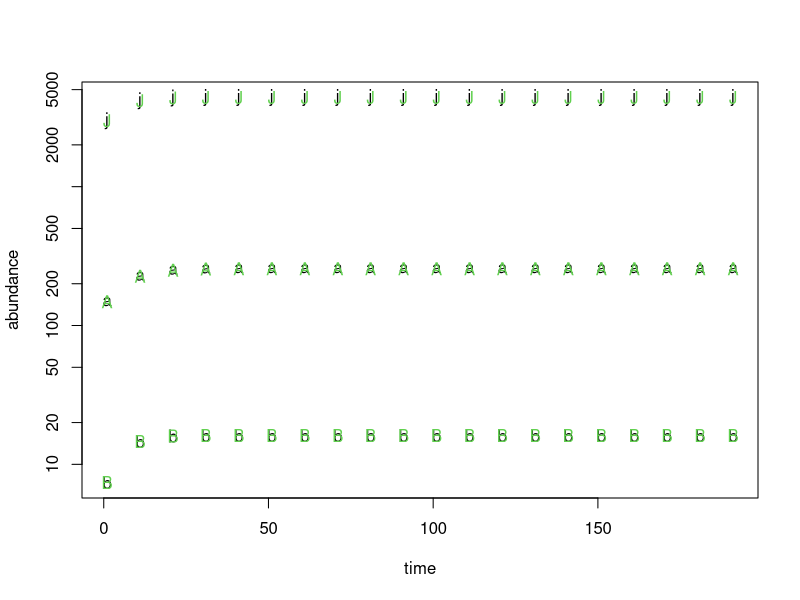
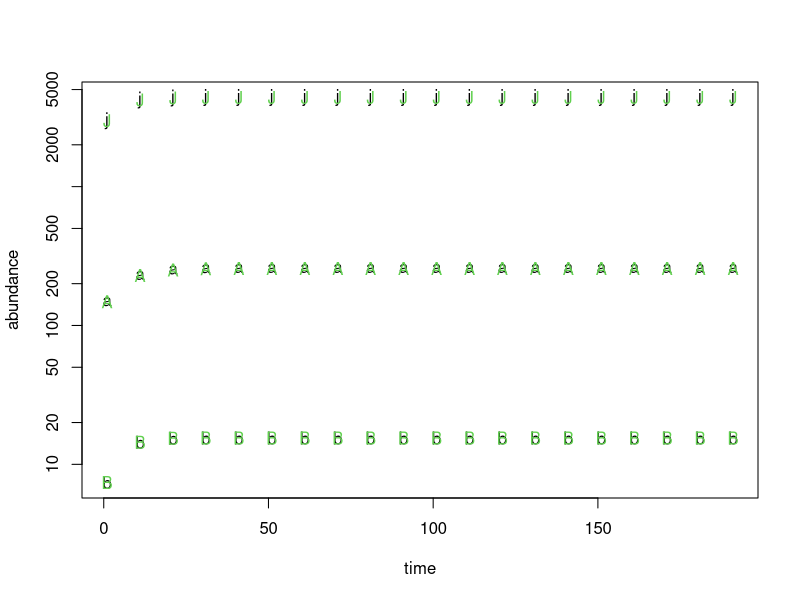
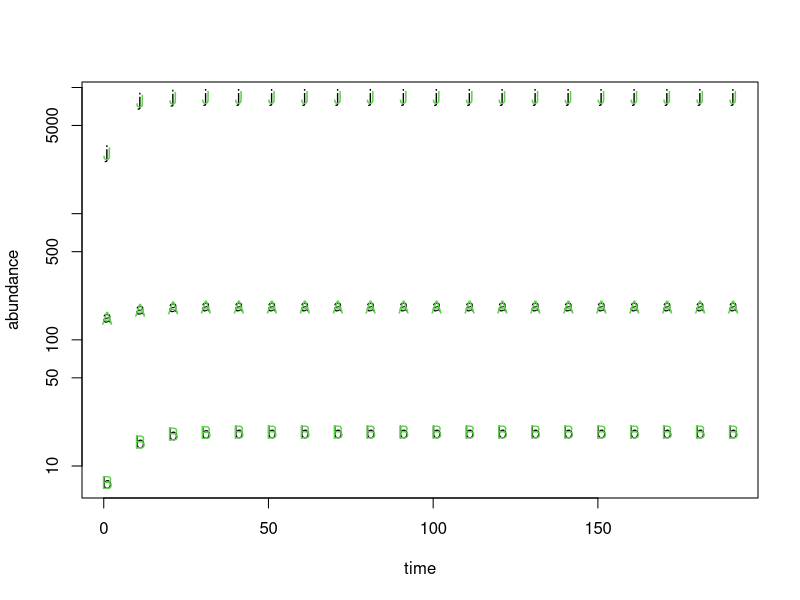
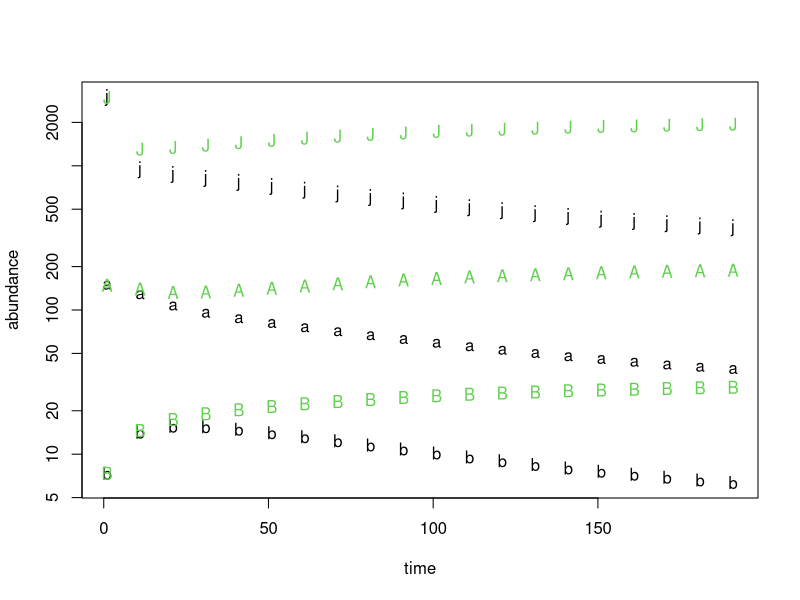
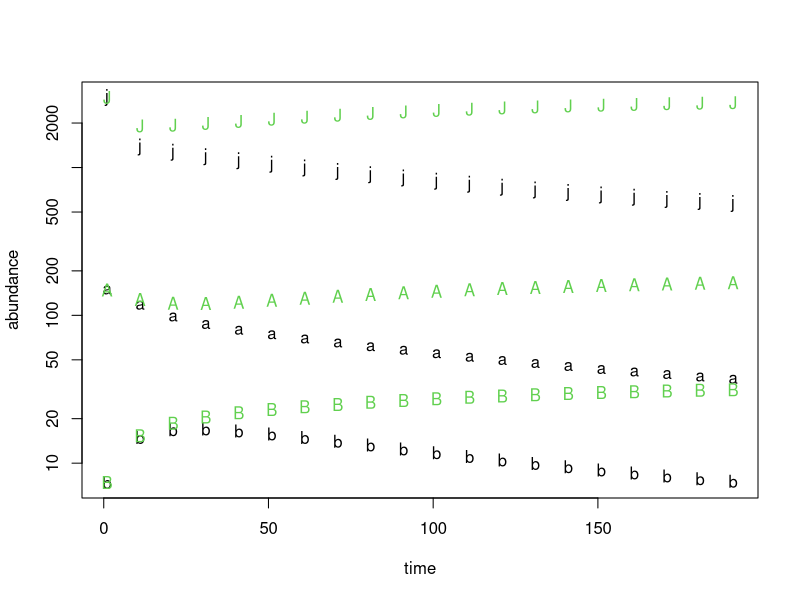
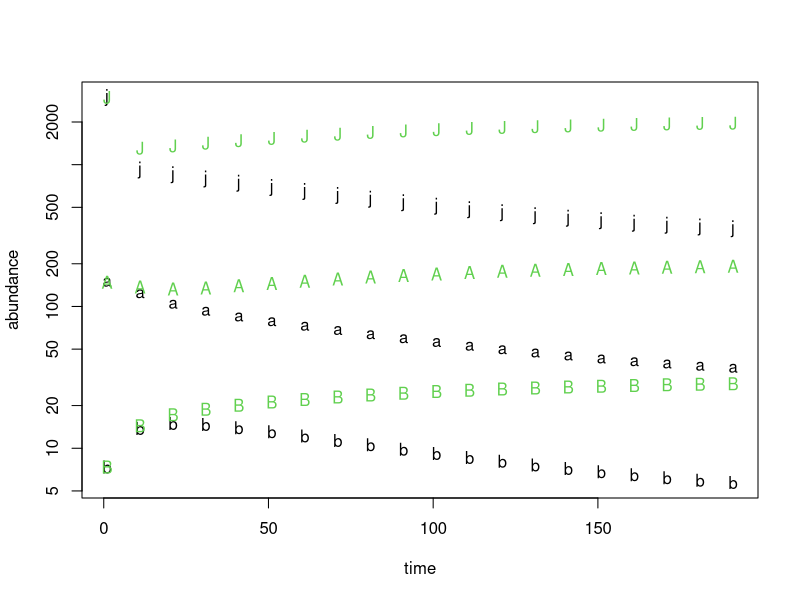
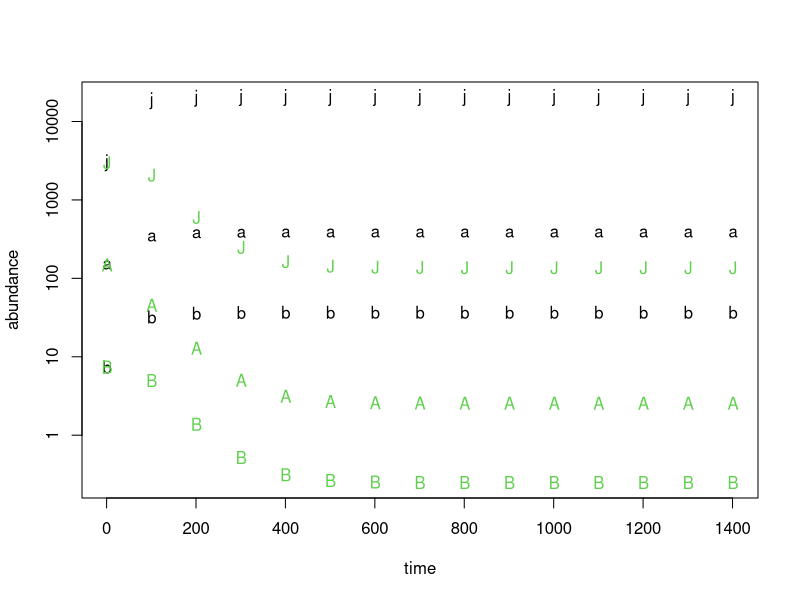
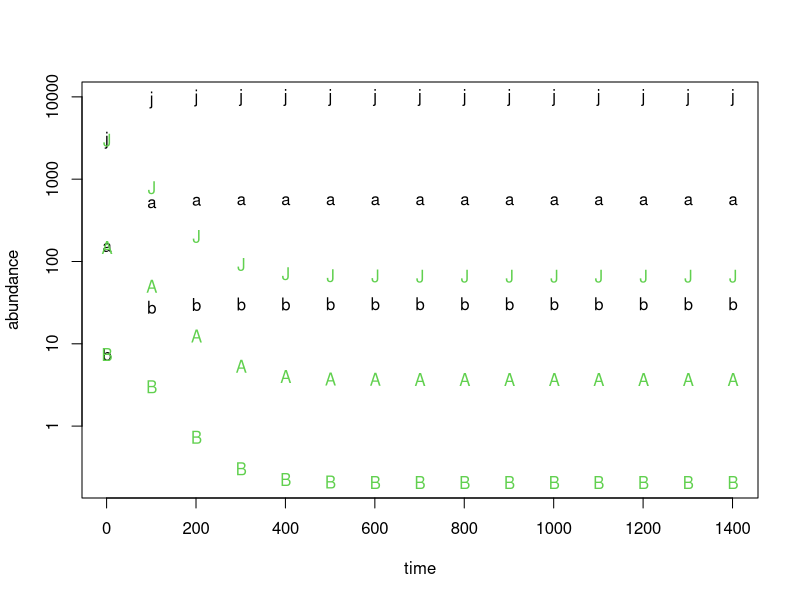

Here is the R script that generated these plots, in order:
######################################################################################
# JAB model simulations                       ---------------------------------------
######################################################################################


# Library -----------------------------------------------------------------
library(deSolve)


# Different versions of the JAB model wrapped into functions ----------------------------------
## Here, we show three versions of the JAB model
## 1) the originally proposed iterateJAB()
## 2) an altered JAB model based on the reviewer's suggestions iterateJAB2()
## 3) for comparison an ODE version, calculateOdeJAB(), which can be numerically integrated with deSolve


## 1) Originally proposed JAB model
iterateJAB <- function(time, ## vector of times
                       state_0, ## vector of initial species states.
                       par){
  
  b <- par$b
  c_a <- par$c_a
  c_b <- par$c_b
  c_j <- par$c_j
  g <- par$g
  h <- par$h
  l <- par$l
  r <- par$r
  s <- par$s
  
  ba_a_avg <- 0.5
  ba_a_upper <- 0.7
  
  ## Set the count variables
  n <- length(r) # no. of species
  
  times_intern <- 1:max(time)
  n_times <- length(times_intern)
  
  # Prepare a state matrix
  whichstage <- rep(1:3, each = n)
  State <- matrix(rep(state_0, times = n_times), nrow = n_times, byrow = T)
  
  ## Here comes the model.
  for (t in 2:n_times) {
    
    ## States at t-1
    J <- State[t-1, whichstage == 1]
    A <- State[t-1, whichstage == 2]
    B <- State[t-1, whichstage == 3]
    
    ## The total basal area of big trees
    BA <- A * ba_a_avg + B
    BA_sum <- sum(BA)
    
    J_t <- (r*BA + l + J - g*J) / (1 + c_j*sum(J) + s*BA_sum) # count of juveniles J
    A_t <-  (g*J + A - h*A) / (1 + c_a*BA_sum) # count of small adults
    A_ba <- A * h * ba_a_upper # Basal area of small adults A. Conversion by multiplication with basal area of State exit (based on upper dhh boundary of the class)
    B_t <- (1+b)*(A_ba + B) / (1 + c_b*BA_sum)  # basal area of big adults B
    
    State[t, ] <- c(J_t, A_t, B_t)
  }
  
  whichtimes <- match(time, times_intern)
  State <- State[whichtimes,]
  State <- cbind(time = whichtimes, State)

  return(State)
}


## 2) Altered JAB model with limitation only acting on the state
iterateJAB2 <- function(time, ## vector of times
                        state_0, ## vector of initial species states.
                        par){
  
  b <- par$b
  c_a <- par$c_a
  c_b <- par$c_b
  c_j <- par$c_j
  g <- par$g
  h <- par$h
  l <- par$l
  r <- par$r
  s <- par$s
  # m <- par$m
  
  ba_a_avg <- 0.5
  ba_a_upper <- 0.7
  
  ## Set the count variables
  n <- length(r) # no. of species
  
  times_intern <- 1:max(time)
  n_times <- length(times_intern)
  
  # Prepare a state matrix
  whichstage <- rep(1:3, each = n)
  State <- matrix(rep(state_0, times = n_times), nrow = n_times, byrow = T)
  
  ## Here comes the model.
  for (t in 2:n_times) {
    
    ## States at t-1
    J <- State[t-1, whichstage == 1]
    A <- State[t-1, whichstage == 2]
    B <- State[t-1, whichstage == 3]
    
    ## The total basal area of big trees
    BA <- A * ba_a_avg + B
    BA_sum <- sum(BA)
    
    lim_J <- (1 + c_j*sum(J) + s*BA_sum)
    J_t <- l + r*BA + (J - g*J)/lim_J
    
    lim_A <- (1 + c_a*BA_sum)
    A_t <-  g*J/lim_J + (A - h*A)/lim_A
    
    A_ba <- ba_a_upper * (A * h)/lim_A
    B_t <- A_ba + B*b + B/(1 + c_b*BA_sum) # - m*B
    
    State[t, ] <- c(J_t, A_t, B_t)
  }
  
  whichtimes <- match(time, times_intern)
  State <- State[whichtimes,]
  State <- cbind(time = whichtimes, State)
  
  return(State)
}


## 3. ODE version of the JAB model for comparison
calculateOdeJAB <- function(time,
                             state, # vector of species states.
                             par){
  
  b <- par$b
  c_a <- par$c_a
  c_b <- par$c_b
  c_j <- par$c_j
  g <- par$g
  h <- par$h
  l <- par$l
  r <- par$r
  s <- par$s
  # m <- par$m
  
  ba_a_avg <- 0.5 ## constants for basal area conversion
  ba_a_upper <- 0.7

  J <- state[1:2]
  A <- state[3:4]
  B <- state[5:6]
  BA <- (A * ba_a_avg) + B
  BA_sum <- sum(BA)

  dJ <- l + r * BA - (c_j*sum(J) + s*BA_sum + g)*J
  dA <- g * J - (c_a*BA_sum + h)*A
  dB <- A * h * ba_a_upper + B*b - (c_b*BA_sum)*B # - m*B
  
  return(list(c(dJ, dA, dB)))
}


# Set up simulation -------------------------------------------------------------------
set.seed(1)
time <- seq(1, 200, 10)

## All equal parameters loosely based on the priors
par <- list(b = c(-3, -3),
            c_a = c(-8, -8),
            c_b = c(-7, -7),
            c_j = c(-9, -9),
            g = c(-5, -5),
            h = c(-4, -4),
            l = c(4, 4),
            r = c(4, 4),
            s = c(-6, -6),
            m = c(-3, -3))

## Equal states, loosely based on initial states in the data (change sd in rnorm for some randomness)
state_0 <- exp(rnorm(6, rep(c(8, 5, 2), each = 2), 0))


## Wrapper for  plotting trajectories given a Matrix with observations as rows and columns 1: time, 2: j, 3: J, 4: a, 5: A, etc.
wrapMatplot <- function(Mat) {
  matplot(Mat[, 1], Mat[, -1],
          type = "p", pch = c("j", "J", "a", "A", "b", "B"), col = rep(c(1, 3), 3),
          xlab = "time", ylab = "abundance",
          log = "y")
}




# Simulations ------------------------------------------------------

## Equal states and equal parameters between species --------------

Sim_JAB <- iterateJAB(time, state_0, lapply(par, exp))
wrapMatplot(Sim_JAB)
## Here, letter case and color indicate species, while J, A, B indicate stage

## The ODE version has very similar dynamics
Sim_JAB_ode <- deSolve::ode(state_0, time, calculateOdeJAB, lapply(par, exp))
wrapMatplot(Sim_JAB_ode) 

## We propose JAB2 which addresses the reviewer's suggestions
## - better parameter interpretability through limitation acting only between steps
Sim_JAB2 <- iterateJAB2(time, state_0, lapply(par, exp))
wrapMatplot(Sim_JAB2)


## Different recruitment rates clearly alter equilibria -------------------------
## regardless of model version

par_r <- within(par, { r <- c(2, 2.3)}) ## change only r within par

Sim_JAB_r <- iterateJAB(time, state_0, lapply(par_r, exp))
wrapMatplot(Sim_JAB_r)

Sim_JAB2_r <- iterateJAB2(time, state_0, lapply(par_r, exp))
wrapMatplot(Sim_JAB2_r)

Sim_odeJAB_r <- deSolve::ode(state_0, time, calculateOdeJAB, lapply(par_r, exp))
wrapMatplot(Sim_odeJAB_r)


par_l <- within(par, { l <- c(8, 3)}) ## change l; Note that l is acting only linearly

Sim_JAB2_l <- iterateJAB2(seq(1, 1500, 100), state_0, lapply(par_l, exp))
wrapMatplot(Sim_JAB2_l)

Sim_odeJAB_l <- deSolve::ode(state_0, seq(1, 1500, 100), calculateOdeJAB, lapply(par_l, exp))
wrapMatplot(Sim_odeJAB_l)
